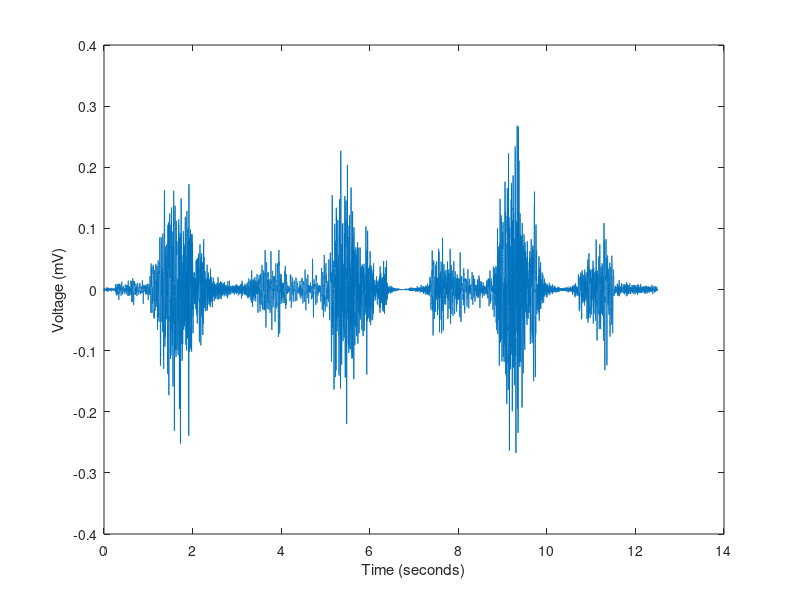

MATLAB code to generate this figure: (Note: this script raises an error after producing the figure.)
%% Run section-wise 


%% Right biceps small (ESVI) electrode; Distance between electrodes = 2cm
clear; close all; clc
fs = 10000; ts = 1/fs;

data = load('right_small_2cm.mat');
data = cell2mat(struct2cell(data));
N = length(data);  T = 0: ts: (N-1)*ts;
figure(1); plot(T, data); xlabel('Time (seconds)'); ylabel('Voltage (mV)');

ind1 = find(T >= 0.26 & T <= 2.85);
ind2 = find(T >= 4.4 & T <= 6.5);
ind3 = find(T >= 8.5 & T <= 10);

curl1 = data(ind1); curl1T = T(ind1);
[RMS_curl1, Mean_amp1, Max_amp1, Mean_freq1, Med_freq1] = EMG_parameters(curl1, curl1T);

curl2 = data(ind2); curl2T = T(ind2);
[RMS_curl2, Mean_amp2, Max_amp2, Mean_freq2, Med_freq2] = EMG_parameters(curl2, curl2T);

curl3 = data(ind3); curl3T = T(ind3);
[RMS_curl3, Mean_amp3, Max_amp3, Mean_freq3, Med_freq3] = EMG_parameters(curl3, curl3T);


%% Right biceps small (ESVI) electrode; Distance between electrodes = 2.5cm
clear; close all; clc
fs = 10000; ts = 1/fs; 

data = load('right_small_2.5cm.mat');
data = cell2mat(struct2cell(data));
N = length(data);  T = 0: ts: (N-1)*ts;
figure(1); plot(T, data); xlabel('Time (seconds)'); ylabel('Voltage (mV)');

ind1 = find(T >= 0.33 & T <= 3.44);
ind2 = find(T >= 5 & T <= 7);
ind3 = find(T >= 8.36 & T <= 10.38);

curl1 = data(ind1); curl1T = T(ind1);
[RMS_curl1, Mean_amp1, Max_amp1, Mean_freq1, Med_freq1] = EMG_parameters(curl1, curl1T);

curl2 = data(ind2); curl2T = T(ind2);
[RMS_curl2, Mean_amp2, Max_amp2, Mean_freq2, Med_freq2] = EMG_parameters(curl2, curl2T);

curl3 = data(ind3); curl3T = T(ind3);
[RMS_curl3, Mean_amp3, Max_amp3, Mean_freq3, Med_freq3] = EMG_parameters(curl3, curl3T);

%% Right biceps small (ESVI) electrode; Distance between electrodes = 3cm
clear; close all; clc
fs = 10000; ts = 1/fs; 

data = load('right_small_3cm.mat');
data = cell2mat(struct2cell(data));
N = length(data);  T = 0: ts: (N-1)*ts;
figure(1); plot(T, data); xlabel('Time (seconds)'); ylabel('Voltage (mV)');

ind1 = find(T >= 0.17 & T <= 4.22);
ind2 = find(T >= 4.34 & T <= 7.76);
ind3 = find(T >= 7.87 & T <= 11.6);

curl1 = data(ind1); curl1T = T(ind1);
[RMS_curl1, Mean_amp1, Max_amp1, Mean_freq1, Med_freq1] = EMG_parameters(curl1, curl1T);

curl2 = data(ind2); curl2T = T(ind2);
[RMS_curl2, Mean_amp2, Max_amp2, Mean_freq2, Med_freq2] = EMG_parameters(curl2, curl2T);

curl3 = data(ind3); curl3T = T(ind3);
[RMS_curl3, Mean_amp3, Max_amp3, Mean_freq3, Med_freq3] = EMG_parameters(curl3, curl3T);

%% Right biceps big (Medtronic) electrode; Distance between electrodes = 2cm
clear; close all; clc
fs = 10000; ts = 1/fs; 

data = load('right_big_2cm.mat');
data = cell2mat(struct2cell(data));
N = length(data);  T = 0: ts: (N-1)*ts;
figure(1); plot(T, data); xlabel('Time (seconds)'); ylabel('Voltage (mV)');

ind1 = find(T >= 1.82 & T <= 4.05);
ind2 = find(T >= 4.91 & T <= 7.28);
ind3 = find(T >= 7.88 & T <= 10.46);

curl1 = data(ind1); curl1T = T(ind1);
[RMS_curl1, Mean_amp1, Max_amp1, Mean_freq1, Med_freq1] = EMG_parameters(curl1, curl1T);

curl2 = data(ind2); curl2T = T(ind2);
[RMS_curl2, Mean_amp2, Max_amp2, Mean_freq2, Med_freq2] = EMG_parameters(curl2, curl2T);

curl3 = data(ind3); curl3T = T(ind3);
[RMS_curl3, Mean_amp3, Max_amp3, Mean_freq3, Med_freq3] = EMG_parameters(curl3, curl3T);

%% Right biceps big (Medtronic) electrode; Distance between electrodes = 2.5cm
clear; close all; clc
fs = 10000; ts = 1/fs; 

data = load('right_big_2.5cm.mat');
data = cell2mat(struct2cell(data));
N = length(data);  T = 0: ts: (N-1)*ts;
figure(1); plot(T, data); xlabel('Time (seconds)'); ylabel('Voltage (mV)');

ind1 = find(T >= 1.31 & T <= 4.35);
ind2 = find(T >= 4.92 & T <= 7.62);
ind3 = find(T >= 9.12 & T <= 11.59);

curl1 = data(ind1); curl1T = T(ind1);
[RMS_curl1, Mean_amp1, Max_amp1, Mean_freq1, Med_freq1] = EMG_parameters(curl1, curl1T);

curl2 = data(ind2); curl2T = T(ind2);
[RMS_curl2, Mean_amp2, Max_amp2, Mean_freq2, Med_freq2] = EMG_parameters(curl2, curl2T);

curl3 = data(ind3); curl3T = T(ind3);
[RMS_curl3, Mean_amp3, Max_amp3, Mean_freq3, Med_freq3] = EMG_parameters(curl3, curl3T);

%% Right biceps big (Medtronic) electrode; Distance between electrodes = 3cm
clear; close all; clc
fs = 10000; ts = 1/fs; 

data = load('right_big_3cm.mat');
data = cell2mat(struct2cell(data));
N = length(data);  T = 0: ts: (N-1)*ts;
figure(1); plot(T, data); xlabel('Time (seconds)'); ylabel('Voltage (mV)');

ind1 = find(T >= 0.53 & T <= 2.87);
ind2 = find(T >= 3.47 & T <= 6.16);
ind3 = find(T >= 6.25 & T <= 9.64);

curl1 = data(ind1); curl1T = T(ind1);
[RMS_curl1, Mean_amp1, Max_amp1, Mean_freq1, Med_freq1] = EMG_parameters(curl1, curl1T);

curl2 = data(ind2); curl2T = T(ind2);
[RMS_curl2, Mean_amp2, Max_amp2, Mean_freq2, Med_freq2] = EMG_parameters(curl2, curl2T);

curl3 = data(ind3); curl3T = T(ind3);
[RMS_curl3, Mean_amp3, Max_amp3, Mean_freq3, Med_freq3] = EMG_parameters(curl3, curl3T);

%% Left biceps small (ESVI) electrode; Distance between electrodes = 2cm
clear; close all; clc
fs = 10000; ts = 1/fs; 

data = load('left_small_2cm.mat');
data = cell2mat(struct2cell(data));
N = length(data);  T = 0: ts: (N-1)*ts;
figure(1); plot(T, data); xlabel('Time (seconds)'); ylabel('Voltage (mV)');

ind1 = find(T >= 0.47 & T <= 2.33);
ind2 = find(T >= 3.87 & T <= 6.16);
ind3 = find(T >= 7.74 & T <= 9.51);

curl1 = data(ind1); curl1T = T(ind1);
[RMS_curl1, Mean_amp1, Max_amp1, Mean_freq1, Med_freq1] = EMG_parameters(curl1, curl1T);

curl2 = data(ind2); curl2T = T(ind2);
[RMS_curl2, Mean_amp2, Max_amp2, Mean_freq2, Med_freq2] = EMG_parameters(curl2, curl2T);

curl3 = data(ind3); curl3T = T(ind3);
[RMS_curl3, Mean_amp3, Max_amp3, Mean_freq3, Med_freq3] = EMG_parameters(curl3, curl3T);

%% Left biceps small (ESVI) electrode; Distance between electrodes = 2.5cm
clear; close all; clc
fs = 10000; ts = 1/fs; 

data = load('left_small_2.5cm.mat');
data = cell2mat(struct2cell(data));
N = length(data);  T = 0: ts: (N-1)*ts;
figure(1); plot(T, data); xlabel('Time (seconds)'); ylabel('Voltage (mV)');

ind1 = find(T >= 1.17 & T <= 3.85);
ind2 = find(T >= 4.42 & T <= 7.26);
ind3 = find(T >= 7.75 & T <= 11.71);

curl1 = data(ind1); curl1T = T(ind1);
[RMS_curl1, Mean_amp1, Max_amp1, Mean_freq1, Med_freq1] = EMG_parameters(curl1, curl1T);

curl2 = data(ind2); curl2T = T(ind2);
[RMS_curl2, Mean_amp2, Max_amp2, Mean_freq2, Med_freq2] = EMG_parameters(curl2, curl2T);

curl3 = data(ind3); curl3T = T(ind3);
[RMS_curl3, Mean_amp3, Max_amp3, Mean_freq3, Med_freq3] = EMG_parameters(curl3, curl3T);

%% Left biceps small (ESVI) electrode; Distance between electrodes = 3cm
clear; close all; clc
fs = 10000; ts = 1/fs; 

data = load('left_small_3cm.mat');
data = cell2mat(struct2cell(data));
N = length(data);  T = 0: ts: (N-1)*ts;
figure(1); plot(T, data); xlabel('Time (seconds)'); ylabel('Voltage (mV)');

ind1 = find(T >= 0.9 & T <= 3.34);
ind2 = find(T >= 4.26 & T <= 7.23);
ind3 = find(T >= 8.36 & T <= 11.09);

curl1 = data(ind1); curl1T = T(ind1);
[RMS_curl1, Mean_amp1, Max_amp1, Mean_freq1, Med_freq1] = EMG_parameters(curl1, curl1T);

curl2 = data(ind2); curl2T = T(ind2);
[RMS_curl2, Mean_amp2, Max_amp2, Mean_freq2, Med_freq2] = EMG_parameters(curl2, curl2T);

curl3 = data(ind3); curl3T = T(ind3);
[RMS_curl3, Mean_amp3, Max_amp3, Mean_freq3, Med_freq3] = EMG_parameters(curl3, curl3T);

%% Left biceps big (medtronic) electrode; Distance between electrodes = 2cm
clear; close all; clc
fs = 10000; ts = 1/fs; 

data = load('left_big_2cm.mat');
data = cell2mat(struct2cell(data));
N = length(data);  T = 0: ts: (N-1)*ts;
figure(1); plot(T, data); xlabel('Time (seconds)'); ylabel('Voltage (mV)');

ind1 = find(T >= 0.65 & T <= 3.28);
ind2 = find(T >= 3.96 & T <= 6.59);
ind3 = find(T >= 7.03 & T <= 9.5);

curl1 = data(ind1); curl1T = T(ind1);
[RMS_curl1, Mean_amp1, Max_amp1, Mean_freq1, Med_freq1] = EMG_parameters(curl1, curl1T);

curl2 = data(ind2); curl2T = T(ind2);
[RMS_curl2, Mean_amp2, Max_amp2, Mean_freq2, Med_freq2] = EMG_parameters(curl2, curl2T);

curl3 = data(ind3); curl3T = T(ind3);
[RMS_curl3, Mean_amp3, Max_amp3, Mean_freq3, Med_freq3] = EMG_parameters(curl3, curl3T);

%% Left biceps big (medtronic) electrode; Distance between electrodes = 2.5cm
clear; close all; clc
fs = 10000; ts = 1/fs; 

data = load('left_big_2.5cm.mat');
data = cell2mat(struct2cell(data));
N = length(data);  T = 0: ts: (N-1)*ts;
figure(1); plot(T, data); xlabel('Time (seconds)'); ylabel('Voltage (mV)');

ind1 = find(T >= 0.67 & T <= 3.03);
ind2 = find(T >= 3.28 & T <= 6.03);
ind3 = find(T >= 7.1 & T <= 9.46);

curl1 = data(ind1); curl1T = T(ind1);
[RMS_curl1, Mean_amp1, Max_amp1, Mean_freq1, Med_freq1] = EMG_parameters(curl1, curl1T);

curl2 = data(ind2); curl2T = T(ind2);
[RMS_curl2, Mean_amp2, Max_amp2, Mean_freq2, Med_freq2] = EMG_parameters(curl2, curl2T);

curl3 = data(ind3); curl3T = T(ind3);
[RMS_curl3, Mean_amp3, Max_amp3, Mean_freq3, Med_freq3] = EMG_parameters(curl3, curl3T);


%% Left biceps big (medtronic) electrode; Distance between electrodes = 3cm
clear; close all; clc
fs = 10000; ts = 1/fs; 

data = load('left_big_3cm.mat');
data = cell2mat(struct2cell(data));
N = length(data);  T = 0: ts: (N-1)*ts;
figure(1); plot(T, data); xlabel('Time (seconds)'); ylabel('Voltage (mV)');

ind1 = find(T >= 0.91 & T <= 3.24);
ind2 = find(T >= 4.32 & T <= 7.31);
ind3 = find(T >= 8.09 & T <= 10.78);

curl1 = data(ind1); curl1T = T(ind1);
[RMS_curl1, Mean_amp1, Max_amp1, Mean_freq1, Med_freq1] = EMG_parameters(curl1, curl1T);

curl2 = data(ind2); curl2T = T(ind2);
[RMS_curl2, Mean_amp2, Max_amp2, Mean_freq2, Med_freq2] = EMG_parameters(curl2, curl2T);

curl3 = data(ind3); curl3T = T(ind3);
[RMS_curl3, Mean_amp3, Max_amp3, Mean_freq3, Med_freq3] = EMG_parameters(curl3, curl3T);

%%
